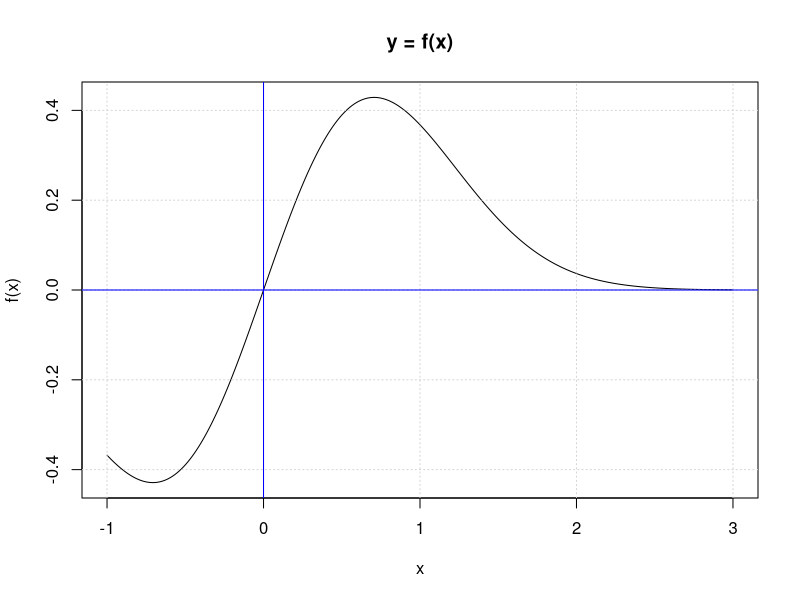
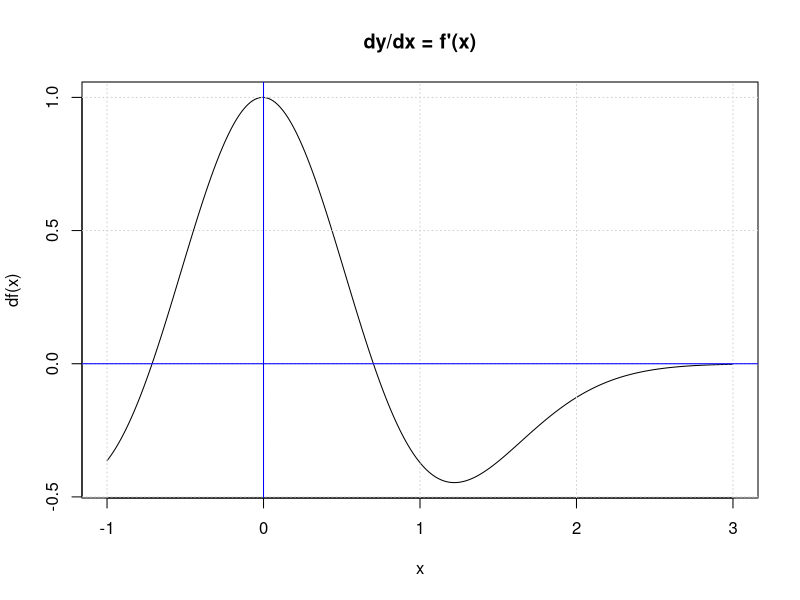
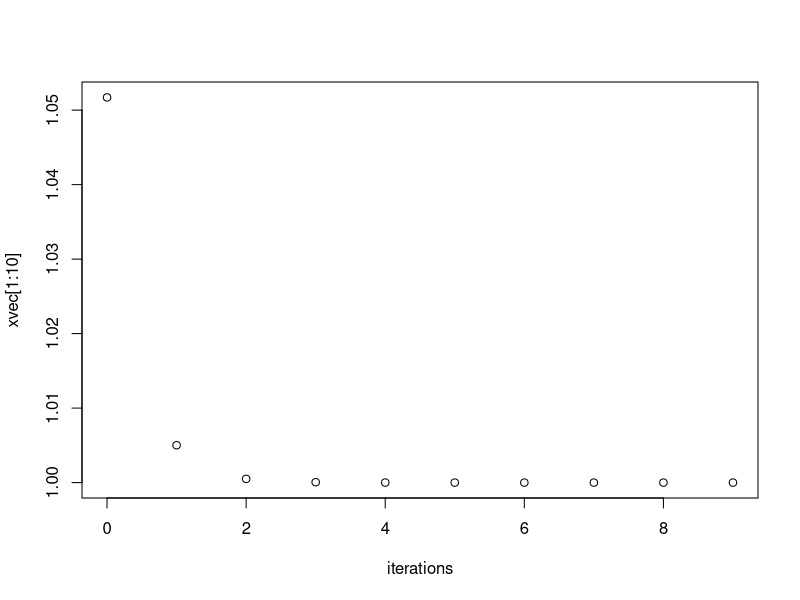
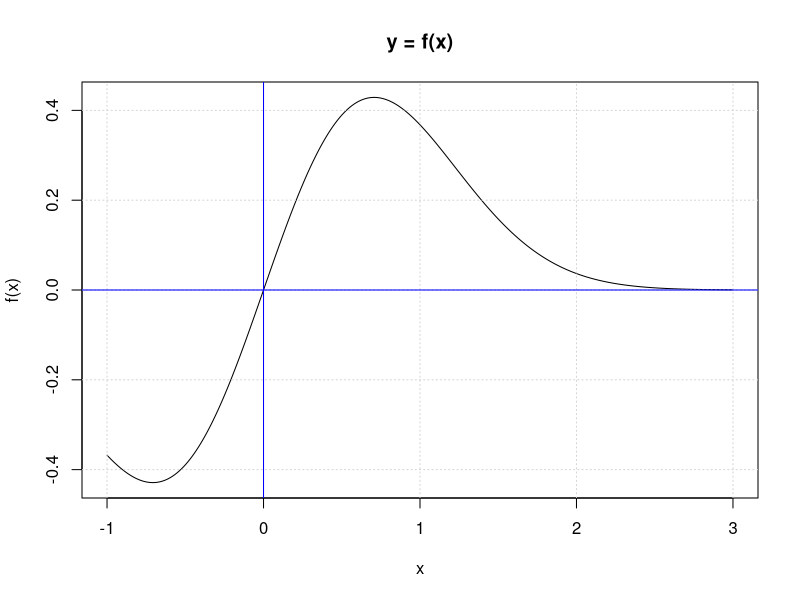
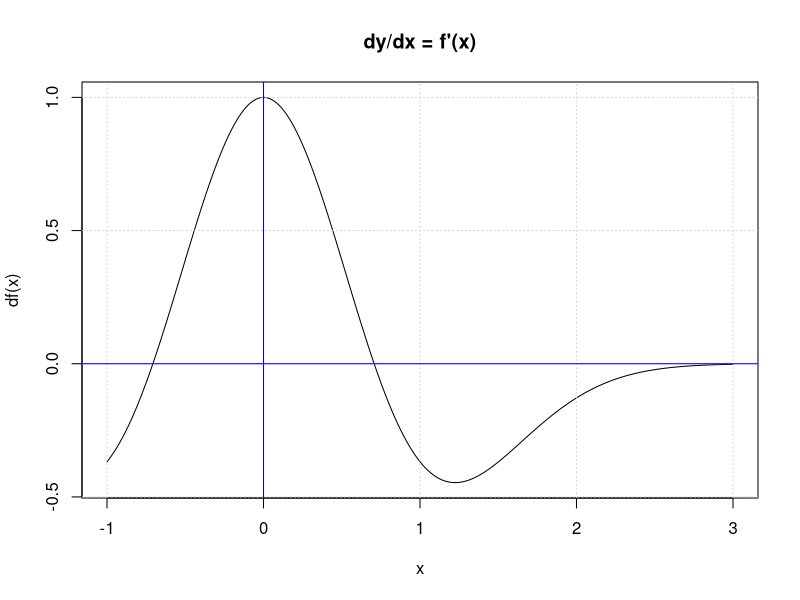
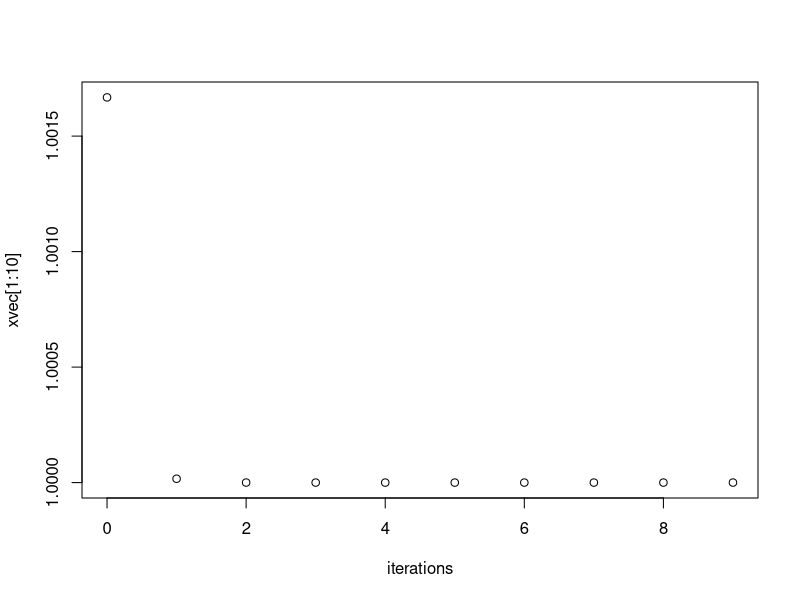
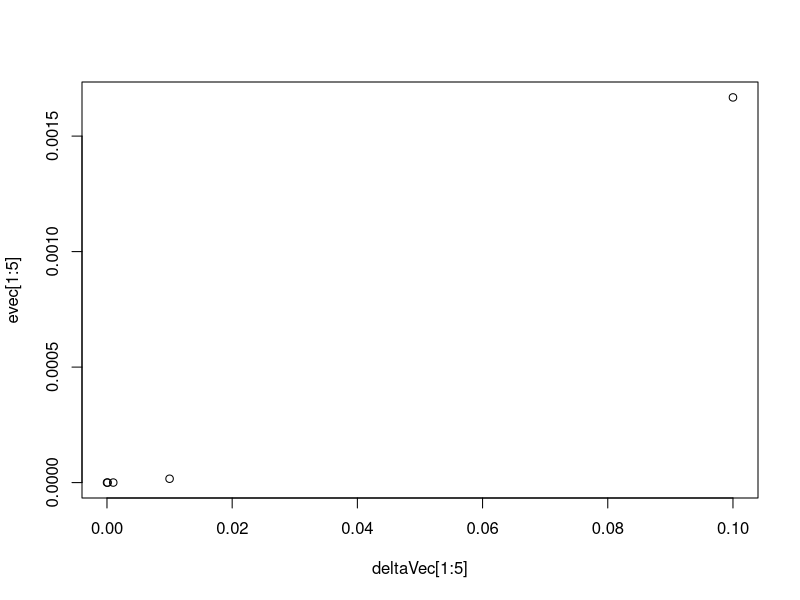

Here is the R script that generated these plots, in order:
## ---- chunk 1

D = function(f, delta=0.01) {
    df = function(x) {
      newx = ( f(x + delta) - f(x) ) / delta 
      return(newx)
    }
  return(df)
}
## ---- chunk 2
f = function(x) {x*exp(-x^2)}
df = D(f)

x = seq(-1,3,length=1000)

plot(x,f(x),type='l',main="y = f(x)")
grid()
abline(0,0,col='blue')
abline(v=0,col='blue')
plot(x,df(x),type='l',main="dy/dx = f'(x)")
grid()
abline(0,0,col='blue')
abline(v=0,col='blue')
## ---- chunk 3
Newton = function(f, x) {
  df = D(f)
  newX = x - f(x)/df(x)
  for(i in 1:40) { #Do not need to do 40 iterations and should put a check for not change much in here
    newX = newX - f(newX)/df(newX)
  }
  return(newX)
}
## ---- chunk 4
e = function(x) {
  return(exp(x))
}

s2 = function(x) {
  return(x^2)
}

xvec = rep(0, 10)
for(i in 1:10) {
  delta = 1/(10^i)
  df = D(e, delta)
  #df = D(s2, delta)
  x = df(0)
  print(x)
  xvec[i] = x
}

iterations = seq(0,9)
plot(iterations, xvec[1:10], type = 'p')
## ---- chunk 5
threePC = function(f, delta = 0.01) {
    df = function(x) {
    newx = (f(x+delta) - f(x-delta))/(2*delta)
    return(newx)
    }
    return(df)
}
## ---- chunk 6
f = function(x) {x*exp(-x^2)}
df = threePC(f)

x = seq(-1,3,length=1000)

plot(x,f(x),type='l',main="y = f(x)")
grid()
abline(0,0,col='blue')
abline(v=0,col='blue')
plot(x,df(x),type='l',main="dy/dx = f'(x)")
grid()
abline(0,0,col='blue')
abline(v=0,col='blue')
## ---- chunk 7
e = function(x) {
  return(exp(x))
}

s2 = function(x) {
  return(x^2)
}

deltaVec = rep(0,10)

xvec = rep(0, 10)
for(i in 1:10) {
  delta = 1/(10^i)
  deltaVec[i] = delta
  df = threePC(e, delta)
  #df = threePC(s2, delta)
  x = df(0)
  print(x)
  xvec[i] = x
}

iterations = seq(0,9)
plot(iterations, xvec[1:10], type = 'p')

#Error plot for threePc
exVal = 1
evec = xvec[1:10] - exVal
plot(deltaVec[1:5], evec[1:5], type = 'p')

print(abs(evec))
